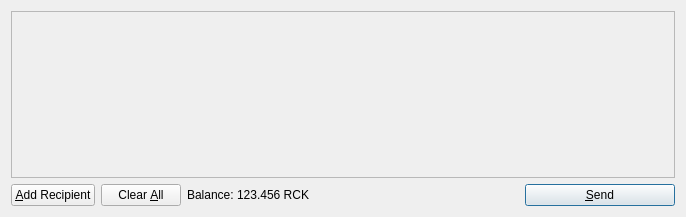
<?xml version="1.0" encoding="UTF-8"?>
<ui version="4.0">
 <class>SendCoinsDialog</class>
 <widget class="QDialog" name="SendCoinsDialog">
  <property name="geometry">
   <rect>
    <x>0</x>
    <y>0</y>
    <width>686</width>
    <height>217</height>
   </rect>
  </property>
  <property name="windowTitle">
   <string>Send Coins</string>
  </property>
  <layout class="QVBoxLayout" name="verticalLayout">
   <item>
    <widget class="QScrollArea" name="scrollArea">
     <property name="widgetResizable">
      <bool>true</bool>
     </property>
     <widget class="QWidget" name="scrollAreaWidgetContents">
      <property name="geometry">
       <rect>
        <x>0</x>
        <y>0</y>
        <width>666</width>
        <height>165</height>
       </rect>
      </property>
      <layout class="QVBoxLayout" name="verticalLayout_2">
       <property name="margin">
        <number>0</number>
       </property>
       <item>
        <layout class="QVBoxLayout" name="entries">
         <property name="spacing">
          <number>6</number>
         </property>
        </layout>
       </item>
       <item>
        <spacer name="verticalSpacer">
         <property name="orientation">
          <enum>Qt::Vertical</enum>
         </property>
         <property name="sizeHint" stdset="0">
          <size>
           <width>20</width>
           <height>40</height>
          </size>
         </property>
        </spacer>
       </item>
      </layout>
     </widget>
    </widget>
   </item>
   <item>
    <layout class="QHBoxLayout" name="horizontalLayout">
     <item>
      <widget class="QPushButton" name="addButton">
       <property name="toolTip">
        <string>Send to multiple recipients at once</string>
       </property>
       <property name="text">
        <string>&amp;Add Recipient</string>
       </property>
       <property name="icon">
        <iconset resource="../bitcoin.qrc">
         <normaloff>:/icons/add</normaloff>:/icons/add</iconset>
       </property>
       <property name="autoDefault">
        <bool>false</bool>
       </property>
      </widget>
     </item>
     <item>
      <widget class="QPushButton" name="clearButton">
       <property name="sizePolicy">
        <sizepolicy hsizetype="Minimum" vsizetype="Fixed">
         <horstretch>0</horstretch>
         <verstretch>0</verstretch>
        </sizepolicy>
       </property>
       <property name="toolTip">
        <string>Remove all transaction fields</string>
       </property>
       <property name="text">
        <string>Clear &amp;All</string>
       </property>
       <property name="icon">
        <iconset resource="../bitcoin.qrc">
         <normaloff>:/icons/remove</normaloff>:/icons/remove</iconset>
       </property>
       <property name="autoRepeatDelay">
        <number>300</number>
       </property>
       <property name="autoDefault">
        <bool>false</bool>
       </property>
      </widget>
     </item>
     <item>
      <layout class="QHBoxLayout" name="horizontalLayout_2">
       <property name="spacing">
        <number>3</number>
       </property>
       <item>
        <widget class="QLabel" name="label">
         <property name="text">
          <string>Balance:</string>
         </property>
        </widget>
       </item>
       <item>
        <widget class="QLabel" name="labelBalance">
         <property name="cursor">
          <cursorShape>IBeamCursor</cursorShape>
         </property>
         <property name="text">
          <string>123.456 RCK</string>
         </property>
         <property name="textInteractionFlags">
          <set>Qt::LinksAccessibleByMouse|Qt::TextSelectableByKeyboard|Qt::TextSelectableByMouse</set>
         </property>
        </widget>
       </item>
      </layout>
     </item>
     <item>
      <spacer name="horizontalSpacer">
       <property name="orientation">
        <enum>Qt::Horizontal</enum>
       </property>
       <property name="sizeHint" stdset="0">
        <size>
         <width>40</width>
         <height>20</height>
        </size>
       </property>
      </spacer>
     </item>
     <item>
      <widget class="QPushButton" name="sendButton">
       <property name="minimumSize">
        <size>
         <width>150</width>
         <height>0</height>
        </size>
       </property>
       <property name="toolTip">
        <string>Confirm the send action</string>
       </property>
       <property name="text">
        <string>&amp;Send</string>
       </property>
       <property name="icon">
        <iconset resource="../bitcoin.qrc">
         <normaloff>:/icons/send</normaloff>:/icons/send</iconset>
       </property>
       <property name="default">
        <bool>true</bool>
       </property>
      </widget>
     </item>
    </layout>
   </item>
  </layout>
 </widget>
 <resources>
  <include location="../bitcoin.qrc"/>
 </resources>
 <connections/>
</ui>
